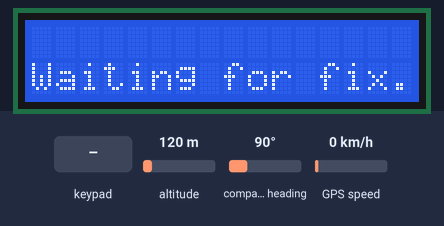
The sketch below on a simulated Arduino Uno, built with avr-gcc and run on an emulated ATmega328P. Shown: 16×2 character LCD. The inputs (shaded band) are chosen by the test bench; at power-on: altitude 120 m, compass heading 90°, GPS speed 0 km/h. The GPS gets a fix after 3 s at 37.7749, -122.4194 with 8 satellites; what the sketch prints to the serial monitor is not drawn.

Above: at 2.2 s.
2.3 s: key 'U' pressed
At 3.6 s:
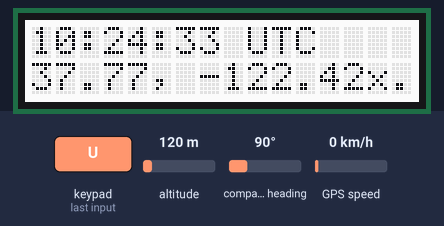
6.6 s: key 'R' pressed
At 7.9 s:
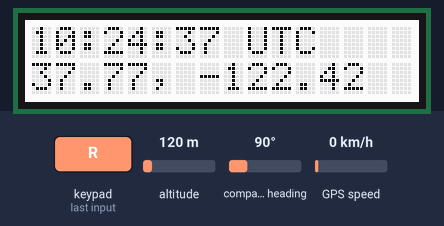
10.9 s: key 'D' pressed
At 11.9 s:
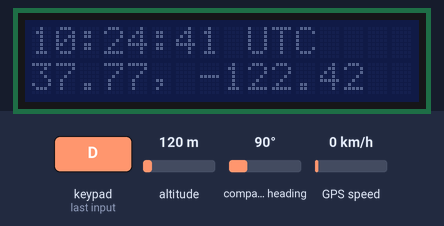
15.2 s: key 'R' pressed
At 15.5 s:
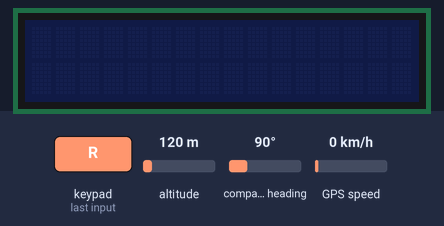
Timing chart, 0 to 18.2 s (numbered marks = the images above; inputs shaded):
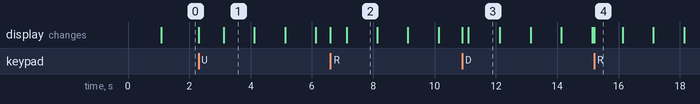

Measured:
- after the input at 2.3 s, the display: first changes at once (image 1 shows a later state)
- after the input at 6.6 s, the display: first changes at once (image 2 shows a later state)
- after the input at 10.9 s, the display: first changes at once (image 3 shows a later state)
- after the input at 15.2 s, the display: changes at once (image 4)
- what the display in image 1 shows lasts 1.0 s, from 3.1 s to 4.1 s
- what the display in image 4 shows lasts 0.9 s, from 15.2 s to 16.1 s

The sketch:

GPS_LCD.ino
```cpp
/*
This is a combination of Adafruit's GPS and LCD library example code to read data
from an Adafruit Ultimate GPS (https://learn.adafruit.com/adafruit-ultimate-gps/overview) and
output values to a 16x2 LCD.

Line1: time
Line2: GPS info, toggled by pressing the right button on the GPS Pi Plate.

Kevin Hooke / @kevinhooke
*/
#include <Wire.h>
#include <Adafruit_MCP23017.h>
#include <Adafruit_RGBLCDShield.h>
#include <Adafruit_GPS.h>
#include <SoftwareSerial.h>

//colors
#define OFF 0x0
#define RED 0x1
#define YELLOW 0x3
#define GREEN 0x2
#define TEAL 0x6
#define BLUE 0x4
#define VIOLET 0x5
#define WHITE 0x7

SoftwareSerial mySerial(3, 2);

Adafruit_GPS GPS(&mySerial);

// Set GPSECHO to 'false' to turn off echoing the GPS data to the Serial console
// Set to 'true' if you want to debug and listen to the raw GPS sentences.
#define GPSECHO  true

boolean usingInterrupt = false;
void useInterrupt(boolean); // Func prototype keeps Arduino 0023 happy

//lcd init
Adafruit_RGBLCDShield lcd = Adafruit_RGBLCDShield();

//combinations of values to display based on button press
short buttonState = 0;

void setup()
{
  // connect at 115200 so we can read the GPS fast enough and echo without dropping chars
  Serial.begin(115200);

  // 9600 NMEA is the default baud rate for Adafruit MTK GPS's- some use 4800
  GPS.begin(9600);

  // uncomment this line to turn on RMC (recommended minimum) and GGA (fix data) including altitude
  GPS.sendCommand(PMTK_SET_NMEA_OUTPUT_RMCGGA);
  // uncomment this line to turn on only the "minimum recommended" data
  //GPS.sendCommand(PMTK_SET_NMEA_OUTPUT_RMCONLY);

  // Set the update rate
  GPS.sendCommand(PMTK_SET_NMEA_UPDATE_1HZ);   // 1 Hz update rate

  // Request updates on antenna status, comment out to keep quiet
  GPS.sendCommand(PGCMD_ANTENNA);

  //interrupt for reading gps data
  useInterrupt(true);

  delay(1000);
  // Ask for firmware version
  mySerial.println(PMTK_Q_RELEASE);

  // set up the LCD's number of columns and rows:
  lcd.begin(16, 2);
}


// Interrupt is called once a millisecond, looks for any new GPS data, and stores it
SIGNAL(TIMER0_COMPA_vect) {
  char c = GPS.read();
  // if you want to debug, this is a good time to do it!
#ifdef UDR0
  if (GPSECHO)
    if (c) UDR0 = c;
  // writing direct to UDR0 is much much faster than Serial.print
  // but only one character can be written at a time.
#endif
}

void useInterrupt(boolean v) {
  if (v) {
    // Timer0 is already used for millis() - we'll just interrupt somewhere
    // in the middle and call the "Compare A" function above
    OCR0A = 0xAF;
    TIMSK0 |= _BV(OCIE0A);
    usingInterrupt = true;
  } else {
    // do not call the interrupt function COMPA anymore
    TIMSK0 &= ~_BV(OCIE0A);
    usingInterrupt = false;
  }
}

uint32_t timer = millis();
void loop()                     // run over and over again
{

  // in case you are not using the interrupt above, you'll
  // need to 'hand query' the GPS, not suggested :(
  if (! usingInterrupt) {
    // read data from the GPS in the 'main loop'
    char c = GPS.read();
    // if you want to debug, this is a good time to do it!
    if (GPSECHO)
      if (c) Serial.print(c);
  }

  // if a sentence is received, we can check the checksum, parse it...
  if (GPS.newNMEAreceived()) {
    // a tricky thing here is if we print the NMEA sentence, or data
    // we end up not listening and catching other sentences!
    // so be very wary if using OUTPUT_ALLDATA and trytng to print out data
    //Serial.println(GPS.lastNMEA());   // this also sets the newNMEAreceived() flag to false

    if (!GPS.parse(GPS.lastNMEA()))   // this also sets the newNMEAreceived() flag to false
      return;  // we can fail to parse a sentence in which case we should just wait for another
  }

  // if millis() or timer wraps around, we'll just reset it
  if (timer > millis()){
    timer = millis();
  }

  //check for button press on the LCD Pi Plate
  uint8_t buttons = lcd.readButtons();

  if (buttons) {

    if(buttons & BUTTON_UP){
      lcd.setBacklight(WHITE);
    }

    if(buttons & BUTTON_DOWN){
      lcd.setBacklight(OFF);
    }

    //if button pressed, cycle through display combinations
    if (buttons & BUTTON_RIGHT) {
      lcd.clear();
      if (buttonState >= 2) {
        buttonState = 0;
      }
      else {
        buttonState++;
      }
    }
  }

  // update lcd every approx 1 sec
  if (millis() - timer > 1000) {
    timer = millis(); // reset the timer

    String line1 = "";
    String line2 = "";
    if (GPS.fix) {
      if (buttonState == 0) {
        line1 = concatTime(line1);
        line2.concat(GPS.latitudeDegrees);
        line2.concat(", ");
        line2.concat(GPS.longitudeDegrees);
      }
      else if (buttonState == 1) {
        line1 = concatTime(line1);
        line2.concat("Speed (knots): ");
        line2.concat(GPS.speed);
      }
      else {
        line1.concat(GPS.latitude);
        line1.concat(GPS.lat);
        line2.concat(GPS.longitude);
        line2.concat(GPS.lon);
      }
    }
    else {
      line2 = "Waiting for fix...";
    }

    //lcd print
    lcd.setCursor(0, 0);
    lcd.print(line1);
    lcd.setCursor(0, 1);
    lcd.print(line2);

    //write available data to serial out for debugging
    Serial.print("\nTime: ");
    Serial.print(GPS.hour, DEC); Serial.print(':');
    Serial.print(GPS.minute, DEC); Serial.print(':');
    Serial.print(GPS.seconds, DEC); Serial.print('.');
    Serial.println(GPS.milliseconds);
    Serial.print("Date: ");
    Serial.print(GPS.day, DEC); Serial.print('/');
    Serial.print(GPS.month, DEC); Serial.print("/20");
    Serial.println(GPS.year, DEC);
    Serial.print("Fix: "); Serial.print((int)GPS.fix);
    Serial.print(" quality: "); Serial.println((int)GPS.fixquality);

    if (GPS.fix) {
      Serial.print("Location: ");
      Serial.print(GPS.latitude, 4); Serial.print(GPS.lat);
      Serial.print(", ");
      Serial.print(GPS.longitude, 4); Serial.println(GPS.lon);
      Serial.print("Location (in degrees, works with Google Maps): ");
      Serial.print(GPS.latitudeDegrees, 4);
      Serial.print(", ");
      Serial.println(GPS.longitudeDegrees, 4);

      Serial.print("Speed (knots): "); Serial.println(GPS.speed);
      Serial.print("Angle: "); Serial.println(GPS.angle);
      Serial.print("Altitude: "); Serial.println(GPS.altitude);
      Serial.print("Satellites: "); Serial.println((int)GPS.satellites);
    }
  }
}

//builds the time line
String concatTime(String time) {
  time.concat(padWithZero(GPS.hour));
  time.concat(':');
  time.concat(padWithZero(GPS.minute));
  time.concat(':');
  time.concat(padWithZero(GPS.seconds));
  time.concat(" UTC");
  return time;
}

//pads value with leading zero if length is 1
String padWithZero(int value){
  String result = String(value);
  if(result.length() == 1){
    result = "0" + result;
  }
  return result;
}
```
